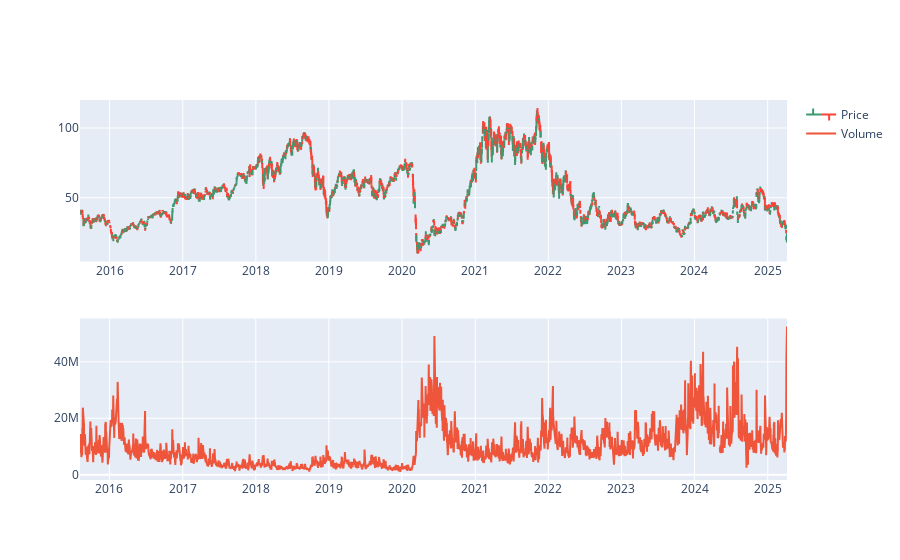

Notebook code cell kept with this figure:
### Code cell
ETF_NAME = './hist_data/stocks/TNA.txt'

df = pd.read_csv(ETF_NAME, sep=',')

df['Date'] = pd.to_datetime(df['Date'])
df.index = range(len(df))

df.head()

test_size  = 0.15
valid_size = 0.15

test_split_idx  = int(df.shape[0] * (1-test_size))
valid_split_idx = int(df.shape[0] * (1-(valid_size+test_size)))

fig = make_subplots(rows=2, cols=1)

fig.add_trace(go.Ohlc(x=df.Date,
                      open=df.Open,
                      high=df.High,
                      low=df.Low,
                      close=df.Close,
                      name='Price'), row=1, col=1)

fig.add_trace(go.Scatter(x=df.Date, y=df.Volume, name='Volume'), row=2, col=1)

fig.update(layout_xaxis_rangeslider_visible=False)
fig.show()

### Figure 1 — Plotly figure (JSON) as saved in the notebook; plotly's stock layout.template omitted (floating-point values rounded to 4 significant figures; data arrays with more than 128 entries replaced by an {"elided": "..."} marker saying what was removed)
{"data": [{"close": {"elided": "2433 float values"}, "high": {"elided": "2433 float values"}, "low": {"elided": "2433 float values"}, "name": "Price", "open": {"elided": "2433 float values"}, "type": "ohlc", "x": {"elided": "2433 str values"}, "xaxis": "x", "yaxis": "y"}, {"name": "Volume", "type": "scatter", "x": {"elided": "2433 str values"}, "xaxis": "x2", "y": {"elided": "2433 float values"}, "yaxis": "y2"}], "layout": {"xaxis": {"anchor": "y", "domain": [0, 1], "rangeslider": {"visible": false}}, "xaxis2": {"anchor": "y2", "domain": [0, 1]}, "yaxis": {"anchor": "x", "domain": [0.575, 1]}, "yaxis2": {"anchor": "x2", "domain": [0, 0.425]}}}
